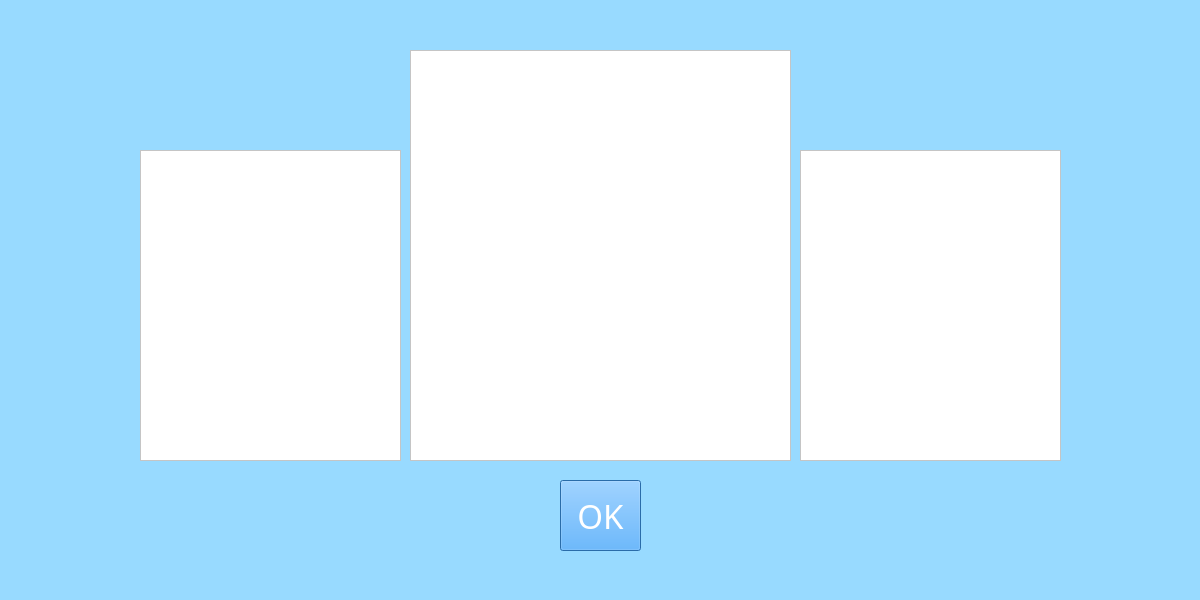
<?xml version="1.0" encoding="UTF-8"?>
<ui version="4.0">
 <class>MainWindow</class>
 <widget class="QMainWindow" name="MainWindow">
  <property name="geometry">
   <rect>
    <x>0</x>
    <y>0</y>
    <width>1200</width>
    <height>600</height>
   </rect>
  </property>
  <property name="windowTitle">
   <string>MainWindow</string>
  </property>
  <property name="styleSheet">
   <string notr="true">background-color: rgb(152, 218, 255);</string>
  </property>
  <widget class="QWidget" name="centralwidget">
   <widget class="QGraphicsView" name="graphicsView">
    <property name="geometry">
     <rect>
      <x>410</x>
      <y>50</y>
      <width>381</width>
      <height>411</height>
     </rect>
    </property>
    <property name="styleSheet">
     <string notr="true">background-color: rgb(255, 255, 255);</string>
    </property>
   </widget>
   <widget class="QGraphicsView" name="graphicsView_2">
    <property name="geometry">
     <rect>
      <x>140</x>
      <y>150</y>
      <width>261</width>
      <height>311</height>
     </rect>
    </property>
    <property name="styleSheet">
     <string notr="true">background-color: rgb(255, 255, 255);</string>
    </property>
   </widget>
   <widget class="QGraphicsView" name="graphicsView_3">
    <property name="geometry">
     <rect>
      <x>800</x>
      <y>150</y>
      <width>261</width>
      <height>311</height>
     </rect>
    </property>
    <property name="styleSheet">
     <string notr="true">background-color: rgb(255, 255, 255);</string>
    </property>
   </widget>
   <widget class="QPushButton" name="pushButton">
    <property name="geometry">
     <rect>
      <x>560</x>
      <y>480</y>
      <width>81</width>
      <height>71</height>
     </rect>
    </property>
    <property name="palette">
     <palette>
      <active>
       <colorrole role="Button">
        <brush brushstyle="SolidPattern">
         <color alpha="255">
          <red>59</red>
          <green>151</green>
          <blue>237</blue>
         </color>
        </brush>
       </colorrole>
       <colorrole role="ButtonText">
        <brush brushstyle="SolidPattern">
         <color alpha="255">
          <red>255</red>
          <green>255</green>
          <blue>255</blue>
         </color>
        </brush>
       </colorrole>
       <colorrole role="Base">
        <brush brushstyle="SolidPattern">
         <color alpha="255">
          <red>59</red>
          <green>151</green>
          <blue>237</blue>
         </color>
        </brush>
       </colorrole>
       <colorrole role="Window">
        <brush brushstyle="SolidPattern">
         <color alpha="255">
          <red>59</red>
          <green>151</green>
          <blue>237</blue>
         </color>
        </brush>
       </colorrole>
      </active>
      <inactive>
       <colorrole role="Button">
        <brush brushstyle="SolidPattern">
         <color alpha="255">
          <red>59</red>
          <green>151</green>
          <blue>237</blue>
         </color>
        </brush>
       </colorrole>
       <colorrole role="ButtonText">
        <brush brushstyle="SolidPattern">
         <color alpha="255">
          <red>255</red>
          <green>255</green>
          <blue>255</blue>
         </color>
        </brush>
       </colorrole>
       <colorrole role="Base">
        <brush brushstyle="SolidPattern">
         <color alpha="255">
          <red>59</red>
          <green>151</green>
          <blue>237</blue>
         </color>
        </brush>
       </colorrole>
       <colorrole role="Window">
        <brush brushstyle="SolidPattern">
         <color alpha="255">
          <red>59</red>
          <green>151</green>
          <blue>237</blue>
         </color>
        </brush>
       </colorrole>
      </inactive>
      <disabled>
       <colorrole role="Button">
        <brush brushstyle="SolidPattern">
         <color alpha="255">
          <red>59</red>
          <green>151</green>
          <blue>237</blue>
         </color>
        </brush>
       </colorrole>
       <colorrole role="ButtonText">
        <brush brushstyle="SolidPattern">
         <color alpha="255">
          <red>120</red>
          <green>120</green>
          <blue>120</blue>
         </color>
        </brush>
       </colorrole>
       <colorrole role="Base">
        <brush brushstyle="SolidPattern">
         <color alpha="255">
          <red>59</red>
          <green>151</green>
          <blue>237</blue>
         </color>
        </brush>
       </colorrole>
       <colorrole role="Window">
        <brush brushstyle="SolidPattern">
         <color alpha="255">
          <red>59</red>
          <green>151</green>
          <blue>237</blue>
         </color>
        </brush>
       </colorrole>
      </disabled>
     </palette>
    </property>
    <property name="font">
     <font>
      <family>Poppins</family>
      <pointsize>25</pointsize>
     </font>
    </property>
    <property name="styleSheet">
     <string notr="true">background-color: rgb(59, 151, 237);</string>
    </property>
    <property name="text">
     <string>OK</string>
    </property>
   </widget>
  </widget>
  <widget class="QStatusBar" name="statusbar"/>
 </widget>
 <resources/>
 <connections/>
</ui>
